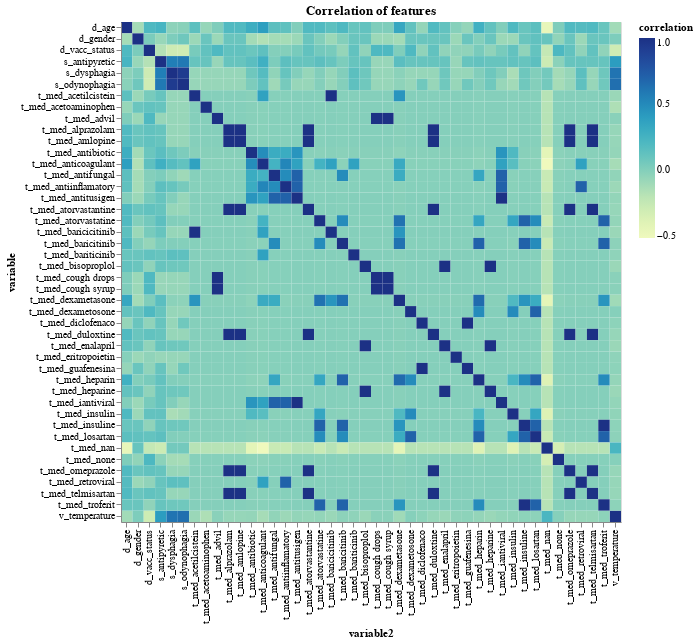

Notebook code for this chart:
### Code cell
base = alt.Chart(cor_data).encode(
    x='variable2:O',
    y='variable:O',
)
cor_plot = base.mark_rect().encode(
    color='correlation:Q',
    tooltip='variable:O'
).properties(
    width=500,
    height=500,
    title="Correlation of features"
)
cor_plot

### Figure 1 — Vega-Lite specification as saved in the notebook (floating-point values rounded to 4 significant figures; data arrays with more than 128 entries replaced by an {"elided": "..."} marker saying what was removed)
{"config": {"view": {"continuousWidth": 400, "continuousHeight": 300}}, "data": {"name": "data-8721cb594d4f45aa9d265c0bb0b244ef"}, "mark": "rect", "encoding": {"color": {"field": "correlation", "type": "quantitative"}, "tooltip": {"field": "variable", "type": "ordinal"}, "x": {"field": "variable2", "type": "ordinal"}, "y": {"field": "variable", "type": "ordinal"}}, "height": 500, "title": "Correlation of features", "width": 500, "$schema": "https://vega.github.io/schema/vega-lite/v4.17.0.json", "datasets": {"data-8721cb594d4f45aa9d265c0bb0b244ef": {"elided": "1936 records"}}}
